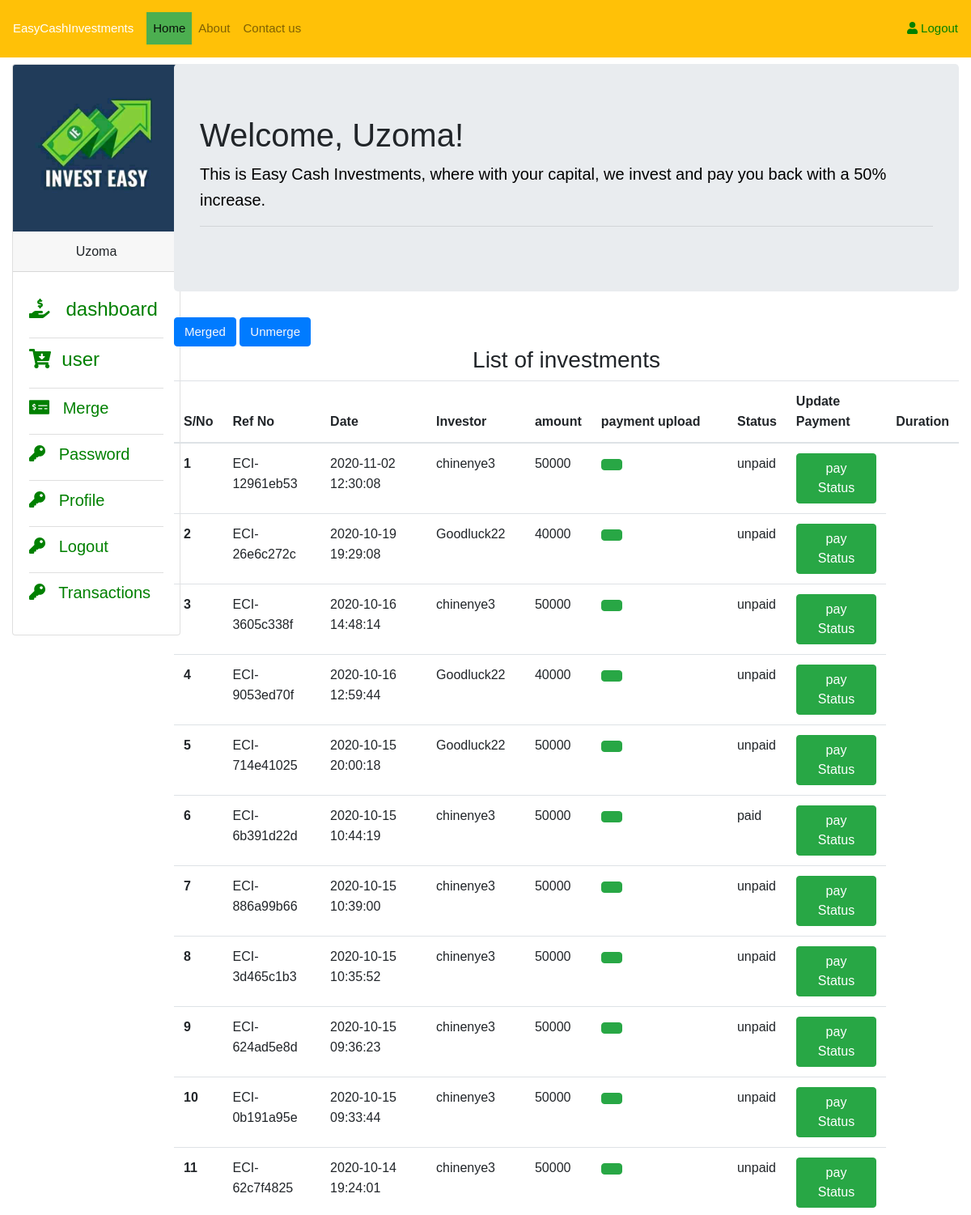
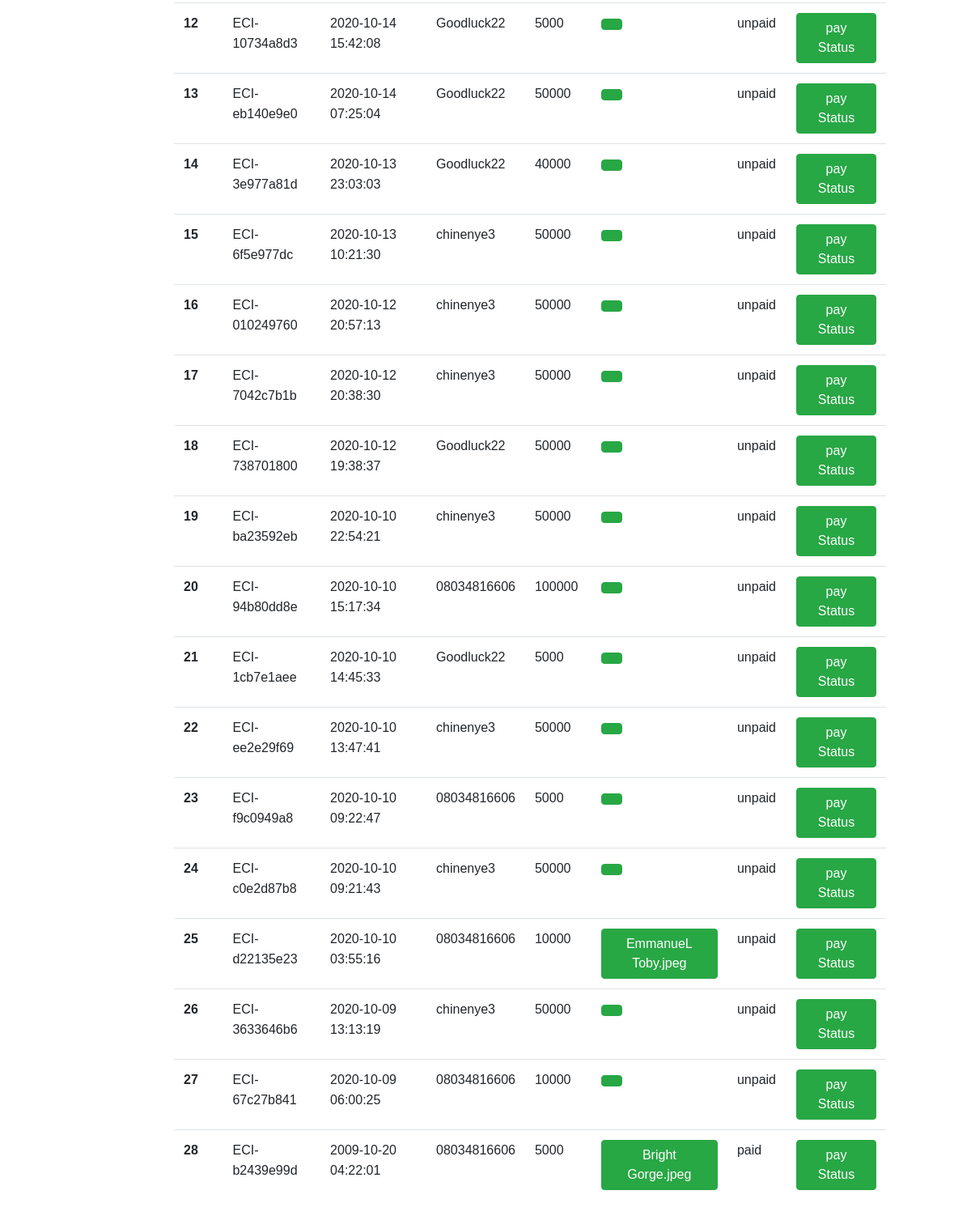
The page /admin/merging.php (signed in) on the database its author committed (2 pictures, top to bottom).
### tables this page shows
CREATE TABLE `invest` (
  `invest_id` int(22) NOT NULL,
  `ref_no` varchar(255) NOT NULL,
  `uname` varchar(255) NOT NULL,
  `amount` varchar(255) NOT NULL,
  `date` datetime NOT NULL,
  `amt_status` varchar(255) NOT NULL,
  `mer_status` varchar(255) NOT NULL,
  `upload` varchar(255) NOT NULL
);

### admin/merging.php (the view, shortened to what this page needs)
    <?php
   include('includes/config.php');
   if(!isset($_SESSION['email'])){
     echo"<script>window.open('login.php','_self')</script>";
   }
   else{
   ?>
    <!DOCTYPE html>
    <html>
    <head>
      <link rel="stylesheet" href="assets/bootstrap.min.css" type="text/css">
      <link rel="stylesheet" href="assets/all.min.css" type="text/css">
      <link rel="stylesheet" href="assets/style.css">
    </head>
    <body>
    <nav class="navbar navbar-expand-lg navbar-light bg-warning">
      <a class="navbar-brand text-white " href="index.php">EasyCashInvestments</a>
      <div class="collapse navbar-collapse" id="navbarSupportedContent">
        <ul class="navbar-nav mr-auto">
            <li class="nav-item active">
              <a class="nav-link" href="index.php">Home <span class="sr-only">(current)</span></a>
           </li>
           <li class="nav-item">
            <a class="nav-link" href="#about">About</a>
          </li>
          <li class="nav-item">
            <a class="nav-link" href="invest.php">Contact us</a>
          </li>
        </ul>
           <ul class="text-inline my-2 my-lg-0">
             <li class="nav-item">
              <a class="btn btn-success dropdown-item" href="logout.php"><i class="fa fa-user"></i>&nbsp;Logout</a>
          </li>
           </ul>
      </div>
    </nav>
    <div class="container-fluid">
      <div class="row">
          <div class="col-md-2 mt-2 mb-1">
              <div class="card" style="width: 13rem;">
                <img src="../g1.jpg" class="card-img-top" alt="...">
                <div class="card-header text-center">
                 <?php
                 if(isset($_SESSION['email'])){
                    $email = $_SESSION['email'];
                    $get_name = "SELECT * FROM admin WHERE email = '$email'";
                    $name_query = mysqli_query($conn, $get_name);
                    while($name_row = mysqli_fetch_assoc($name_query)){
                        $fname = $name_row['fname'];
                        echo"$fname";
                    }
                 }
                  ?>
                </div>
                <div class="card-body">
                   <ul class="list-group list-group-flush">
                      <li class="list-group-item font-weight-bold  px-0"><a href="index.php"><h4><i class="fas fa-hand-holding-usd"></i> &nbsp; dashboard</h4></a></li>
                       <li class='list-group-item font-weight-bold  px-0'><a href='user.php'><h4><i class='fas fa-cart-arrow-down'></i> &nbsp;user</h4></a></li>
                     <li class='list-group-item font-weight-bold  px-0'><a href='merging.php'><h5><i class='fas fa-money-check-alt'></i> &nbsp; Merge </h5></a></li>
                       <li class='list-group-item font-weight-bold  px-0'><a href='password.php'><h5><i class='fas fa-key'></i> &nbsp; Password</h5></a></li>
                       <li class='list-group-item font-weight-bold px-0'><a href='profile.php'><h5><i class='fas fa-key'></i> &nbsp; Profile</h5></a></li>
                       <li class='list-group-item font-weight-bold px-0'><a href='logout.php'><h5><i class='fas fa-key'></i> &nbsp; Logout</h5></a></li>
                       <li class='list-group-item font-weight-bold px-0'><a href='transaction.php'><h5><i class='fas fa-key'></i> &nbsp; Transactions</h5></a></li>
                      </ul>
               </div>
              </div>
          </div>
          <div class="col-md-10 mt-2 mb-1">
              <div class="jumbotron">
                 <?php
                 if(isset($_SESSION['email'])){
                    $email = $_SESSION['email'];
                    $get_name = "SELECT * FROM admin WHERE email = '$email'";
                    $name_query = mysqli_query($conn, $get_name);
                    while($name_row = mysqli_fetch_assoc($name_query)){
                        $fname = $name_row['fname'];
                        echo"<h1 class='display-5'>Welcome, $fname!</h1>";
                    }
                 }
                  ?>
                 <p class="lead">This is Easy Cash Investments, where with your capital, we invest and pay you back with a 50% increase.
                 </p>
                 <hr>
              </div>
              <div class="">
                  <a href="merging.php?mer=merge" class="btn btn-primary text-light">Merged</a>
                  <a href="merging.php?mer=unmerge" class="btn btn-primary text-light">Unmerge</a>
              </div>
               <div class="table-responsive">
                  <h3 align="center">List of investments</h3>
                  <div id="jsGrid">
                      <form action="merging.php" method="post" enctype="multipart/form-data">
                       <table class="table table-hover">
                         <thead>
                            <tr>
                              <th scope="col">S/No</th>
                              <th scope="col">Ref No</th>
                              <th scope="col">Date</th>
                              <th scope="col">Investor</th>
                              <th scope="col">amount</th>
                              <th scope="col">payment upload</th>
                              <th scope="col">Status</th>
                              <th scope="col">Update Payment</th>
                              <th scope="col">Duration</th>
                            </tr>
                       </thead>
                       <tbody>
        <?php
        if(!isset($_GET['mer'])){
             $i=1;
           $get_allinvest = "SELECT * FROM invest  WHERE mer_status = 'unmerged' ORDER BY 1 DESC";
           $invest_query = mysqli_query($conn,$get_allinvest);
           $invest_count = mysqli_num_rows($invest_query);
           if($invest_count>0){
               while($invest_row = mysqli_fetch_assoc($invest_query)){
            $ref_no = $invest_row['ref_no'];
            $invest_id = $invest_row['invest_id'];
            $uname = $invest_row['uname'];
            $amount = $invest_row['amount'];
            $amt_status = $invest_row['amt_status'];
            $upload = $invest_row['upload'];
            $date = $invest_row['date'];
            echo"
               <tr>
                   <th scope='row'>$i</th>
                   <td>$ref_no</td>
                   <td>$date</td>
                   <td>$uname</td>
                   <td>$amount</td>
                   <td><button class='btn btn-success' data-toggle='modal' data-target='#bankdetails'>$upload</button></td>
                   <td>$amt_status</td>
                               <td>
                               <form action='merging.php' method='post'><input type='hidden' name='update' value='$invest_id'><button type='submit'class='btn btn-success' name='pay'>pay Status</button></form></td>
               </tr>
            ";
            $i++;
           }
           }
           else{
               echo"
               <tr>
                   <td colspan='5'>You Don't have any Merged investor</th>
               </tr>
            ";
           }
             }
        ?>
                       </tbody>
                </table>
                    </form>
                  </div>
              </div>
          </div>
      </div>
    </div>
  </body>
</html>
<?php
    }
?>

### admin/assets/style.css (style rules this page uses)
* { padding:0; margin:0; }
html { background-color: tan; }
body { font:16px/1.6 Arial, sans-serif; }
.active { background-color: #4CAF50; color: white; }
h4 { font: bold; color: green; }
p { color: black; font-size: 17px; }
ul { margin: 0; padding: 0; top: 2em; left: 1em }
ul { text-decoration: none }
a:link { color: green; font-size: 15px; }
.nav-item { list-style-type: none; }
.dropdown-item { padding:1.0rem 0 !important; }
.list-group-item { list-style-type: none; text-decoration: none; }

### rows shown on the page
invest: ref_no "ECI-12961eb53", date "2020-11-02 12:30:08", uname "chinenye3", amount "50000", amt_status "unpaid"
invest: ref_no "ECI-26e6c272c", date "2020-10-19 19:29:08", uname "Goodluck22", amount "40000", amt_status "unpaid"
invest: ref_no "ECI-3605c338f", date "2020-10-16 14:48:14", uname "chinenye3", amount "50000", amt_status "unpaid"
invest: ref_no "ECI-9053ed70f", date "2020-10-16 12:59:44", uname "Goodluck22", amount "40000", amt_status "unpaid"
invest: ref_no "ECI-714e41025", date "2020-10-15 20:00:18", uname "Goodluck22", amount "50000", amt_status "unpaid"
invest: ref_no "ECI-6b391d22d", date "2020-10-15 10:44:19", uname "chinenye3", amount "50000", amt_status "paid"
invest: ref_no "ECI-886a99b66", date "2020-10-15 10:39:00", uname "chinenye3", amount "50000", amt_status "unpaid"
invest: ref_no "ECI-3d465c1b3", date "2020-10-15 10:35:52", uname "chinenye3", amount "50000", amt_status "unpaid"
invest: ref_no "ECI-624ad5e8d", date "2020-10-15 09:36:23", uname "chinenye3", amount "50000", amt_status "unpaid"
invest: ref_no "ECI-0b191a95e", date "2020-10-15 09:33:44", uname "chinenye3", amount "50000", amt_status "unpaid"
invest: ref_no "ECI-62c7f4825", date "2020-10-14 19:24:01", uname "chinenye3", amount "50000", amt_status "unpaid"
invest: ref_no "ECI-10734a8d3", date "2020-10-14 15:42:08", uname "Goodluck22", amount "5000", amt_status "unpaid"
invest: ref_no "ECI-eb140e9e0", date "2020-10-14 07:25:04", uname "Goodluck22", amount "50000", amt_status "unpaid"
invest: ref_no "ECI-3e977a81d", date "2020-10-13 23:03:03", uname "Goodluck22", amount "40000", amt_status "unpaid"
invest: ref_no "ECI-6f5e977dc", date "2020-10-13 10:21:30", uname "chinenye3", amount "50000", amt_status "unpaid"
invest: ref_no "ECI-010249760", date "2020-10-12 20:57:13", uname "chinenye3", amount "50000", amt_status "unpaid"
invest: ref_no "ECI-7042c7b1b", date "2020-10-12 20:38:30", uname "chinenye3", amount "50000", amt_status "unpaid"
invest: ref_no "ECI-738701800", date "2020-10-12 19:38:37", uname "Goodluck22", amount "50000", amt_status "unpaid"
invest: ref_no "ECI-ba23592eb", date "2020-10-10 22:54:21", uname "chinenye3", amount "50000", amt_status "unpaid"
invest: ref_no "ECI-94b80dd8e", date "2020-10-10 15:17:34", uname "08034816606", amount "100000", amt_status "unpaid"
invest: ref_no "ECI-1cb7e1aee", date "2020-10-10 14:45:33", uname "Goodluck22", amount "5000", amt_status "unpaid"
invest: ref_no "ECI-ee2e29f69", date "2020-10-10 13:47:41", uname "chinenye3", amount "50000", amt_status "unpaid"
invest: ref_no "ECI-f9c0949a8", date "2020-10-10 09:22:47", uname "08034816606", amount "5000", amt_status "unpaid"
invest: ref_no "ECI-c0e2d87b8", date "2020-10-10 09:21:43", uname "chinenye3", amount "50000", amt_status "unpaid"
invest: ref_no "ECI-d22135e23", date "2020-10-10 03:55:16", uname "08034816606", amount "10000", upload "EmmanueL Toby.jpeg", amt_status "unpaid"
invest: ref_no "ECI-3633646b6", date "2020-10-09 13:13:19", uname "chinenye3", amount "50000", amt_status "unpaid"
invest: ref_no "ECI-67c27b841", date "2020-10-09 06:00:25", uname "08034816606", amount "10000", amt_status "unpaid"
invest: ref_no "ECI-b2439e99d", date "2009-10-20 04:22:01", uname "08034816606", amount "5000", upload "Bright Gorge.jpeg", amt_status "paid"

### other values the page prints
$fname "Uzoma"
